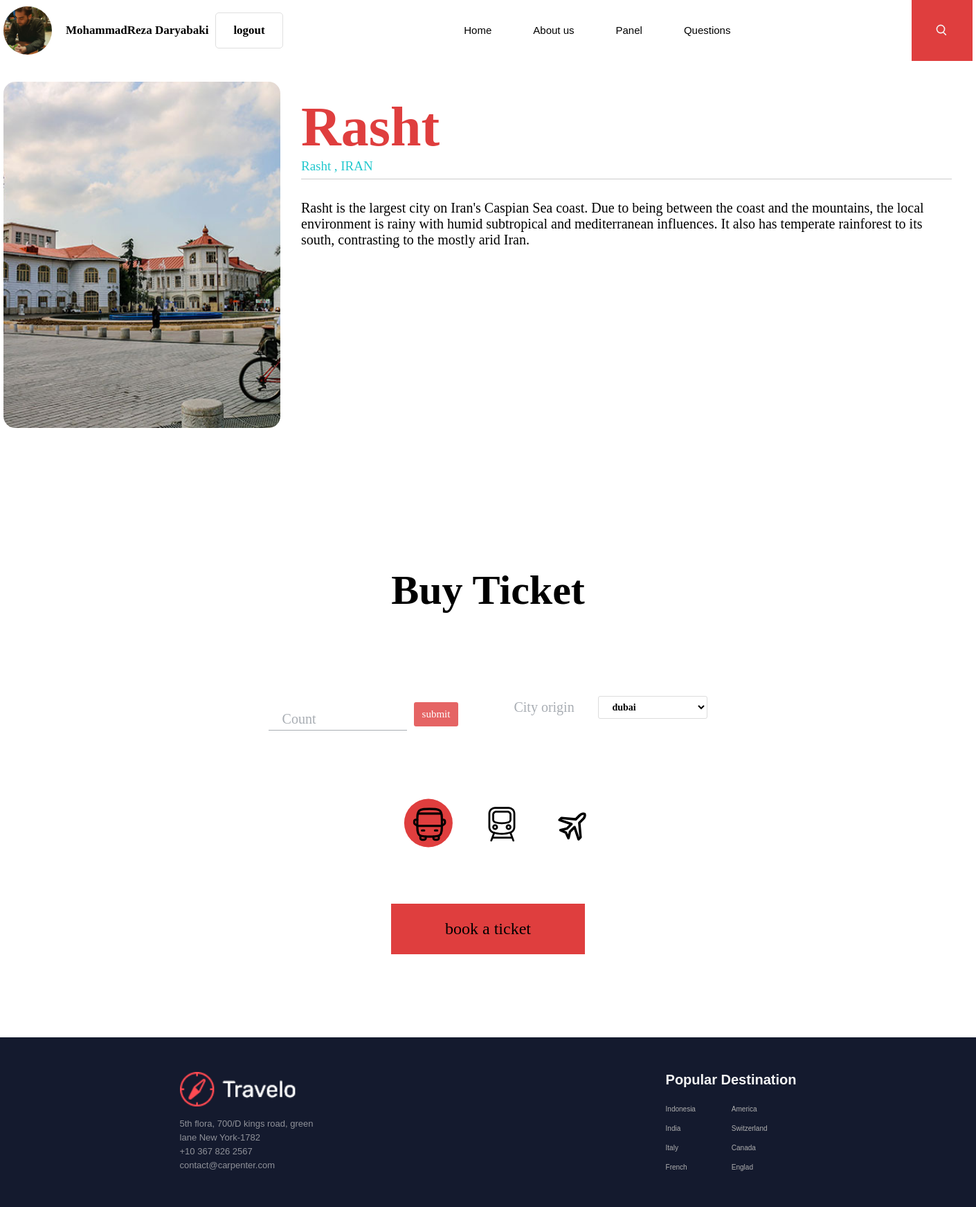
Page /ticket/1 (signed in) on the committed database.
### accounts/models.py (models this page shows, shortened)
class User(AbstractUser):
    profile_pic = models.ImageField(upload_to='user_pic', default='user_pic/nobody-face.jpg', blank=True, null=True)
    first_name = models.CharField(max_length=30, default='new ')
    last_name = models.CharField(max_length=30, default='user')
    phone = models.CharField(max_length=30, null=True)
    national_code = models.CharField(max_length=10, null=True)
    class Meta:
        verbose_name_plural = "Users"

### website/models.py (models this page shows, shortened)
class Destination(models.Model):
    city_id = models.ForeignKey(City, on_delete=models.SET_NULL, null=True) # Foreign key
    description = models.TextField()
    img = models.ImageField(upload_to='destination_images/', default='destination_images/no_img.jpg')
    counted_views = models.IntegerField(default=0)
    status = models.BooleanField(default=False)
    published_date = models.DateTimeField(null=True)
    created_date = models.DateTimeField(auto_now_add=True)
    updated_date = models.DateTimeField(auto_now=True)
    class Meta: # generally
        ordering = ['created_date']

class City(models.Model):
    name = models.CharField(max_length=255)
    country_id = models.ForeignKey(Country, on_delete=models.SET_NULL, null=True) # Foreign key
    created_date = models.DateTimeField(auto_now_add=True)
    updated_date = models.DateTimeField(auto_now=True)
    class Meta: # generally
        ordering = ['created_date']
    def __str__(self):
        return "{} - {}".format(self.name, self.id)

class Country(models.Model):
    name = models.CharField(max_length=255)
    created_date = models.DateTimeField(auto_now_add=True)
    updated_date = models.DateTimeField(auto_now=True)
    class Meta: # generally
        ordering = ['created_date']

### website/views.py (the view)
# urls.py: path('ticket/<int:pid>', ticket_view, name="ticket"),
def ticket_view(request, pid):
    def national_code_creator(count):
        national_code_list = []
        if (count == None) or (count == ''):
            count = 0
        for i in range(int(count)):
            base_str = 'national_code_'
            national_code_number = base_str + str(i + 1)
            national_code_list.append(national_code_number)
        return national_code_list
    if request.user.is_authenticated:
        if request.method == 'POST':
            count_national_code = request.POST.get('count_ncode')
            if (count_national_code != None) and (count_national_code != '') and (count_national_code != 0):
                ncode_list_name = national_code_creator(count_national_code)
                ncode_list_value = []
                for ncode in ncode_list_name:
                    ncode_list_value.append(request.POST.get(ncode))
                origin_city = request.POST.get('origin-city')
                tab = request.POST.get('tabs')
                form = TicketForm(request.POST)
                if form.is_valid():
                    user = form.save(commit=False)
                    user.save()
                    messages.success(request, "Signed up successfully!")
                    form = TicketForm()
                    context = {'form': form}
                    return redirect(request, 'factor.html', context)
                trans = Transportation()
                city = get_object_or_404(City, pk=origin_city)
                nncodes = NationalCodes()
                user = User()
                origin_cities = Destination_City.objects.filter(destination_id=pid)
                dest = get_object_or_404(Destination, pk=pid, status=1)
                context = {'dest':dest, 'origin':origin_cities, 'trans': trans, 'nncodes': nncodes, 'user':user, 'city':city}
                return render(request, 'factor.html', context)
    origin_cities = Destination_City.objects.filter(destination_id=pid)
    dest = get_object_or_404(Destination, pk=pid, status=1)
    context = {'dest':dest, 'origin':origin_cities}
    return render(request, 'ticket.html', context)

### website/templatetags/website_tags.py (called while the page is built)
@register.filter(name='split_dash')
def split_dash(value):
    return str(value).split('-')[0].strip().capitalize()

@register.filter(name='upper_letter')
def upper_letter(value):
    return str(value).upper()

### templates/ticket.html (shortened to what this page needs)
{% extends "base.html" %}
{% load static %}
{% load website_tags %}
{% block define_style %}
<link rel="stylesheet" href="{% static 'ticket-style/css/ticket.css' %}">
<link rel="stylesheet" href="{% static 'ticket-style/css/media-queries.css' %}">
{% endblock %}
{% block content %}
<div class="ticket-container">
    <div class="banner">
        <div class="banner-img-box">
            <img class="banner-img" src="{{dest.img.url}}" alt="">
        </div>
        <div class="img-detail">
            <h3 class="img-title">{{dest.city_id|split_dash}}</h3>
            <span class="under-title">{{dest.city_id|split_dash}}</span>
            <span class="under-title">, </span>
            <span class="under-title">{{dest.city_id.country_id.name|upper_letter}}</span>
            <div class="line-div"></div>
            <p class="img-description">
                {{dest.description}}
            </p>
        </div>
    </div>
    <h1 class="buy-title">Buy Ticket</h1>
    <div class="container-tab">
        <form class="ticket-form" action="{% url 'website:ticket' dest.id %}" method="post">
            <div class="set-org">
                <div>
                    <div class="count-national-code">
                        <div class="inp-div">
                            <label class="lbl-count lbl" id="lbl6" for="count">Count</label>
                            <input name="count_ncode" class="inp-mellicode inp" onclick="applyTranform6()" min="0"
                                type="number" id="count">
                        </div>
                        <div class="div-btn-count">
                            <button class="submit-btn-count" type="button"
                                onclick="btn_count_national_code()">submit</button>
                        </div>
                    </div>
                </div>
                <div class="filter-travel">
                    <label for="city-origin">City origin</label>
                    <select id="city-origin" class="origin-cities" name="origin-city">
                        {% for orig in origin %}
                        <option value="{{orig.city.id}}" class="options">{{orig.city.name}}</option>
                        {% endfor %}
                    </select>
                </div>
            </div>
            <div class="tabs">
                <label class="tab" for="radio-1">
                </label>
                <label class="tab center-tab" for="radio-2">
                </label>
                <label class="tab" for="radio-3">
                </label>
                <span class="glider"></span>
            </div>
            <div class="div-btn">
                <button class="submit-btn" type="submit">book a ticket</button>
            </div>
        </form>
    </div>
</div>
{% endblock %}

### templates/base.html (shortened to what this page needs)
{% load static %}
<!DOCTYPE html>
<html lang="en">
<head>
    {% block define_style %}
    {% endblock %}
    <link rel="stylesheet" href="{% static 'base-style/css/style.css' %}">
    <link rel="stylesheet" href="{% static 'base-style/css/media-queries.css' %}">
</head>
<body spellcheck="false">
    <div class="flex-con">
        <div class="header">
            <div class="sign-log">
                {% if request.user.is_authenticated %}
                <img src="{{request.user.profile_pic.url}}" class="header-img-user" alt="" >
                <p class="logged" href="{% url 'accounts:signup' %}">
                    {{request.user.first_name}} {{request.user.last_name}}
                </p>
                <a class="header-btn logout-btn" href="{% url 'accounts:logout' %}">
                    logout
                </a>
                {% endif %}
            </div>
            <ul class="menu">
                <li class="menu-item"><a class="menu-btn" href="{% url 'website:home' %}">Home</a></li>
                <li class="menu-item"><a class="menu-btn" href="{% url 'website:about' %}">About us</a></li>
                <li class="menu-item"><a class="menu-btn" href="{% url 'website:panel' %}">Panel</a></li>
                <li class="menu-item"><a class="menu-btn" href="{% url 'website:questions' %}">Questions</a></li>
            </ul>
            <div class="header-logo">
                <div class="search-logo">
                    <i class="gg-search"></i>
                </div>
            </div>
        </div>
        {% block content %}
        {% endblock %}
        <div class="background-footer">
            <div class="footer">
                <div class="footer-logo-text">
                    <img class="footer-logo" src="{% static 'base-style/img/footer_logo.png' %}" alt="">
                    <div class="footer-text">
                        <p>5th flora, 700/D kings road, green</p>
                        <p>lane New York-1782</p>
                        <p>+10 367 826 2567</p>
                        <p>contact@carpenter.com</p>
                    </div>
                </div>
                <div class="footer-content">
                    <h2 class="footer-title">Popular Destination</h2>
                    <ul class="footer-list">
                        <li><a class="footer-item" href="">Indonesia</a></li>
                        <li><a class="footer-item" href="">America</a></li>
                        <li><a class="footer-item" href="">India</a></li>
                        <li><a class="footer-item" href="">Switzerland</a></li>
                        <li><a class="footer-item" href="">Italy</a></li>
                        <li><a class="footer-item" href="">Canada</a></li>
                        <li><a class="footer-item" href="">French</a></li>
                        <li><a class="footer-item" href="">Englad</a></li>
                    </ul>
                </div>
            </div>
        </div>
    </div>
</body>
</html>

### statics/ticket-style/css/ticket.css (style rules this page uses)
.ticket-container { padding-top: 30px; width: 1400px; margin: 0 auto; }
.banner { display: flex; width: 100%; justify-content: space-between; }
.banner-img-box { min-width: 400px; min-height: 500px; width: 400px; height: 500px; overflow: hidden; border-radius: 17px; display: flex; justify-content: center; }
.banner-img { width: 100%; min-width: 100%; max-width: 100%; object-fit: cover; }
.img-detail { padding: 20px 30px; }
.img-title { color: var(--red); font-family: 'Nunito'; font-size: 80px; }
.under-title { font-size: 19px; color: var(--lightBlue); margin: 0; padding: 0; font-family: 'Nunito'; width: 100%; }
.img-description { font-family: 'Nunito'; font-size: 20px; }
.line-div { margin: 7px 0 30px 0; border-bottom: 1px solid rgba(175, 175, 175, 0.637); }
:root { --primary-color: #111; --secondary-color: #a8adb3; }
*, *:after, *:before { box-sizing: border-box; }
.container-tab { display: flex; align-items: center; justify-content: space-around; }
.banner { margin-bottom: 200px; }
.tabs { display: flex; position: relative; background-color: #fff; padding: 0; border-radius: 10px; margin-bottom: 100px; }
.tabs * { z-index: 2; }
.tab { display: flex; align-items: center; justify-content: center; height: 70px; width: 70px; font-size: 13px; font-weight: 500; border-radius: 99px; cursor: pointer; transition: color 0.15s ease-in; }
.center-tab { margin: 0 35px; }
input[type="radio"]:checked + label { color: var(--primary-color); }
input[id="radio-1"]:checked ~ .glider { translate: 27% 55%; }
.glider { position: absolute; display: flex; height: 70px; width: 70px; background-color: var(--red); z-index: 1; border-radius: 100%; transition: 0.25s ease-out; }
.buy-title { font-size: 60px; font-family: 'Nunito'; margin: auto 0; text-align: center; margin-bottom: 100px; }
.container-tab { margin: 8px 0 20px 0; }
.ticket-form { display: flex; flex-direction: column; align-items: center; justify-content: center; }
.inp-div > label { font-size: 20px; font-family: 'Nunito'; transform: translate(20px, 40px); color: #a8adb3; }
.ticket-form > div > label { font-size: 20px; font-family: 'Nunito'; transform: translate(20px, 40px); color: #a8adb3; }
.ticket-form > div > div > label { font-size: 20px; font-family: 'Nunito'; color: #a8adb3; }
.count-national-code { display: flex; align-items: center; }
.inp-div { display: flex; flex-direction: column; }
.set-org { display: grid; grid-template-columns: auto auto; gap: 40px 20px; margin-bottom: 60px; }
.filter-travel { display: flex; align-items: center; width: 280px; justify-content: space-between; margin-left: 60px; }
.submit-btn { width: 280px; height: 73px; outline: none; border: none; font-size: 24px; font-family: 'Nunito'; background-color: var(--red); grid-column: 1 / 3; }
.div-btn { display: flex; justify-content: center; align-items: center; grid-column: 1 / span 2; margin-top: 20px; margin-bottom: 100px; }
.div-btn-count { display: flex; justify-content: center; align-items: center; margin-top: 20px; }
.submit-btn-count { padding: 9px 12px; outline: none; border: none; border-radius: 3px; font-size: 15px; font-family: 'Nunito'; background-color: var(--red); grid-column: 1 / 3; color: #fff; margin-left: 10px; cursor: pointer; opacity: 80%; transition: 0.4s all ease; }
.origin-cities { border: none; outline: none; border: 1px solid #dcdcdc; padding: 7px 15px; padding-right: 60px; border-radius: 3px; background-color: #ffffff; color: #000; font-family: 'Nunito'; font-size: 14px; font-weight: 700; }
.count-national-code > div > input { font-size: 24px; width: 200px; height: 45px; outline: none; padding: 10px 20px; border: none; border-bottom: 1px solid #a8adb3; }

### rows in the picture
User: user.profile_pic (picture), user.first_name "MohammadReza", user.last_name "Daryabaki"
Destination: img (picture), city_id|split_dash "Rasht", city_id.country_id.name "IRAN", description "Rasht is the largest city on Iran's Caspian Sea coast. Due to being between the coast and the mountains, the local environment is rainy with humid subtropical and mediterranean influences. It also has temperate rainforest to its south, contrasting to the mostly arid Iran."

### other values in the picture
form field origin-city "dubai"
